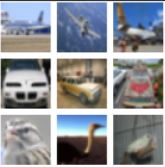
#> input picture Embedding_model_training/data_augmentation/test.jpg, 165 x 167 px
$ python shearX.py
#> lines starting #> are read from the running program, lines starting #| are printed output that depends on the picture
import numpy as np
import random
from PIL import Image,ImageFilter, ImageChops

class ShearX():
    def __init__(self,p=1.0, off=0.1, mode='variable'):
        self.p = p
        self.mode = mode
        self.off = off
    def __call__(self,img):
        if random.uniform(0, 1) > self.p:
            return img
        direction = [-1,1]
        if self.mode == 'variable':
            off = int(img.size[1]*self.off)
            img = ImageChops.offset(img, xoffset=np.random.randint(off)*random.choice(direction), yoffset=0)
        elif self.mode == 'fixed':
            off = int(img.size[1]*self.off)
            img = ImageChops.offset(img, off*random.choice(direction), 0)
        return img

if __name__ == '__main__':
    b =  ShearX(off=0.2, mode='fixed')
    img = Image.open('test.jpg')
#> img is the input picture: PIL image 165x167 RGB; mean R, G, B 142.2, 144.8, 150.1
    res = b(img)
#> in __call__, `img = ImageChops.offset(img, off*random.choice(direction), 0)`:
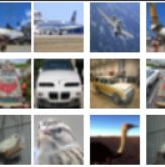
#> img: PIL image 165x167 RGB; mean R, G, B 142.2, 144.8, 150.1
    res.save('res.jpg')
